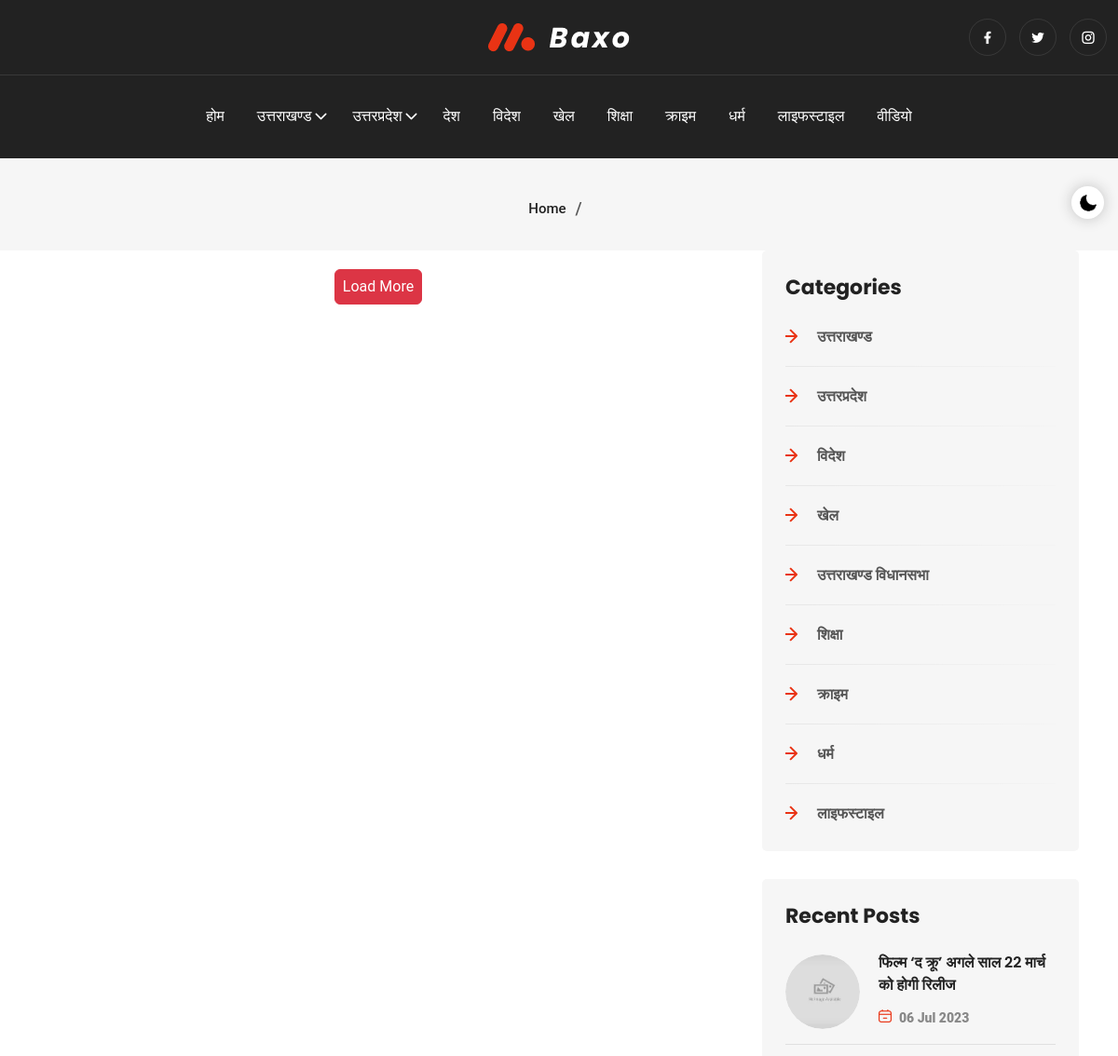
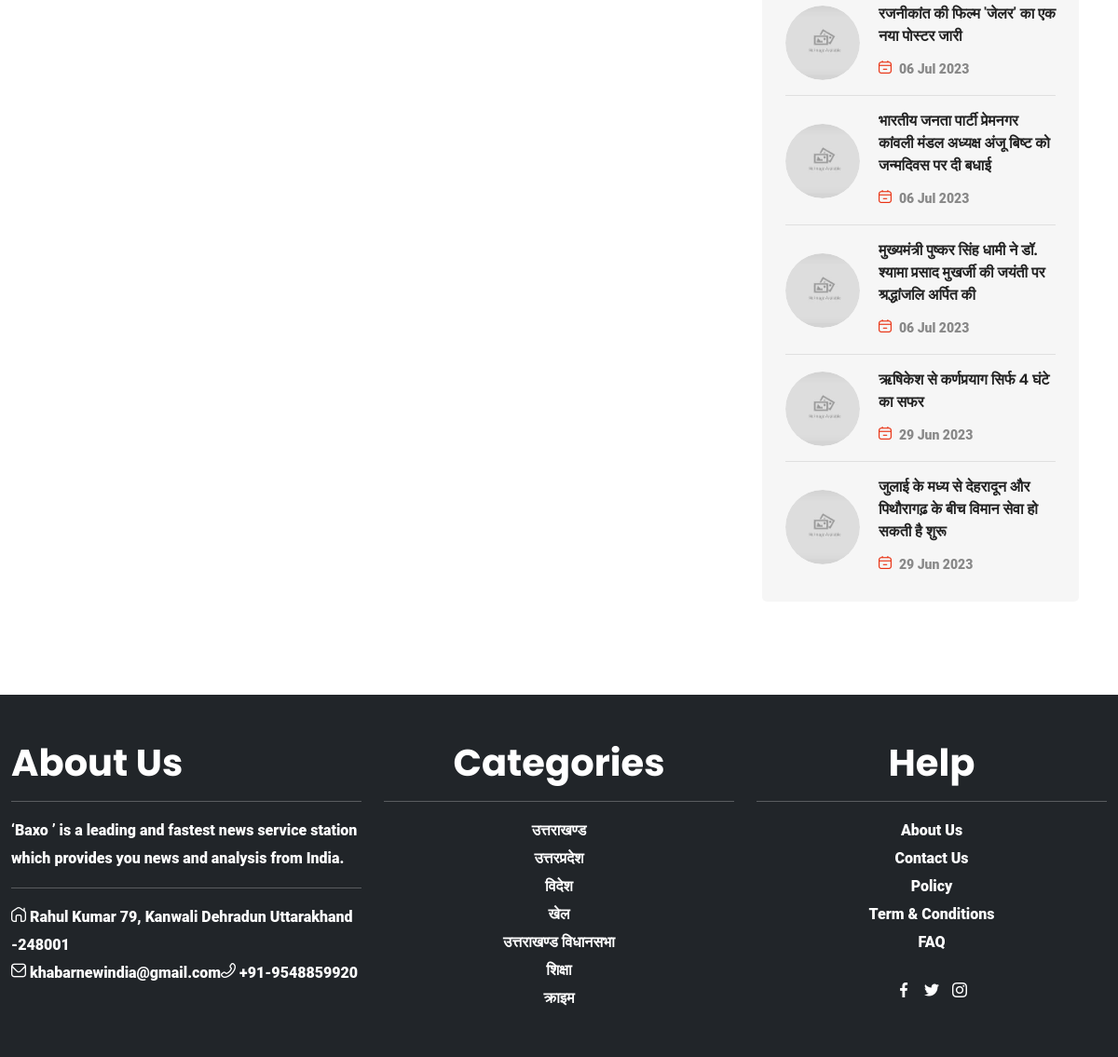
Page /section- on the committed database (2 pictures, top to bottom).
### tables this page shows
CREATE TABLE `khabarnewindia_category` (
  `id` int(11) NOT NULL,
  `name` varchar(200) NOT NULL,
  `status` int(11) NOT NULL,
  `created` datetime NOT NULL DEFAULT '0000-00-00 00:00:00',
  `modified` timestamp NOT NULL DEFAULT current_timestamp()
);

CREATE TABLE `khabarnewindia_post_records` (
  `id` int(11) NOT NULL,
  `category_id` varchar(200) NOT NULL,
  `title` varchar(200) NOT NULL,
  `slug_title` varchar(300) NOT NULL,
  `tag_line` varchar(300) NOT NULL,
  `description` text NOT NULL,
  `author` varchar(100) NOT NULL,
  `post_image` varchar(100) NOT NULL,
  `video_link` varchar(500) NOT NULL,
  `news_type` varchar(50) NOT NULL,
  `created_on` date NOT NULL,
  `status` int(11) NOT NULL,
  `is_enabled` enum('Y','N') NOT NULL DEFAULT 'Y',
  `is_deleted` enum('Y','N') NOT NULL DEFAULT 'N',
  `created` datetime NOT NULL,
  `modified` timestamp NOT NULL DEFAULT current_timestamp()
);

### models/common_db.php (called while the page is built, shortened)
<?php
function category_listing($db)
{
    $selectQuery=$db->query("select id,name from khabarnewindia_category where status=1 order by id asc");
    $selectQuery->execute();
    $resultArray=$selectQuery->fetchall(\PDO::FETCH_ASSOC);
    return $resultArray;
}
function slider_content($db)
{
    $sel_slider_post=$db->query("select khabarnewindia_post_records.id,khabarnewindia_post_records.title,khabarnewindia_post_records.description,khabarnewindia_post_records.slug_title,khabarnewindia_post_records.author,khabarnewindia_post_records.post_image,khabarnewindia_post_records.created_on, GROUP_CONCAT(khabarnewindia_post_category.category_id SEPARATOR ', ') as category_data from khabarnewindia_post_records,khabarnewindia_post_category where khabarnewindia_post_records.id=khabarnewindia_post_category.post_id and khabarnewindia_post_records.news_type='Text News' and khabarnewindia_post_records.status=1 and khabarnewindia_post_records.is_enabled='Y' and khabarnewindia_post_records.is_deleted='N' GROUP BY khabarnewindia_post_category.post_id  order by khabarnewindia_post_records.id desc limit 20");
    $slider_post_data_arry=$sel_slider_post->fetchAll(\PDO::FETCH_ASSOC);
    return $slider_post_data_arry;
}
?>

### includes/sidebar_recent_posts.php (the view, shortened to what this page needs)
<div class="sidebar-widget">
<h3 class="sidebar-widget-title">Recent Posts</h3>
<div class="pp-post-wrap">
    <?php
    $count=1;
    if(count($sliderContent)>0)
    {
        foreach($sliderContent as $key=>$value)
        {
            $catImg=$value['post_image'];
            $catTitle=strip_tags($value['title']);
            $catDate=date("d M Y",strtotime($value['created_on']));
            $catId=base64_encode($value['id']);
            if($count>0 && $count<=6)
            {
    ?>
                <div class="news-card-one">
                    <div class="news-card-img">
                        <img src="post_images/<?=$catImg?>" alt="Image">
                    </div>
                    <div class="news-card-info">
                        <h3><a href="details-<?=$catId?>"><?=$catTitle?></a></h3>
                        <ul class="news-metainfo list-style">
                            <li><i class="fi fi-rr-calendar-minus"></i><a href="news-by-date.html"><?=$catDate?></a></li>
                        </ul>
                    </div>
                </div>
    <?php
            }
            $count++;
        }
    }
    ?>
</div>
</div>

### includes/header.php (shortened to what this page needs)
<?php
$pdoConnect=new connect_pdo();
$db=$pdoConnect->connectToDB();
require_once("./models/common_db.php");
$categoryList=category_listing($db);
?>
<!DOCTYPE html>
<html lang="zxx">
<head>
    <link rel="stylesheet" href="assets/css/bootstrap.min.css">
    <link rel="stylesheet" href="assets/css/remixicon.css">
    <link rel="stylesheet" href="assets/css/uicons-regular-rounded.css">
    <link rel="stylesheet" href="assets/css/flaticon_baxo.css">
    <link rel="stylesheet" href="assets/css/swiper.bundle.min.css">
    <link rel="stylesheet" href="assets/css/aos.css">
    <link rel="stylesheet" href="assets/css/header.css">
    <link rel="stylesheet" href="assets/css/style.css">
    <link rel="stylesheet" href="assets/css/footer.css">
    <link rel="stylesheet" href="assets/css/responsive.css">
    <link rel="stylesheet" href="assets/css/dark-theme.css">
</head>
<body>
    <div class="switch-theme-mode">
        <label id="switch" class="switch">
            <span class="slider round"></span>
        </label>
    </div>
    <div class="navbar-area header-one" id="navbar">
        <div class="header-top">
            <div class="container-fluid">
                <div class="row align-items-center justify-content-end ">
                    <div class="col-lg-4 col-md-6 md-none offset-lg-4">
                        <a class="navbar-brand" href="index.php">
                            <img class="logo-light" src="assets/img/logo-white.webp" alt="logo">
                        </a>
                    </div>
                    <div class="col-lg-4 col-md-6 col-7 pr-4">
                        <ul class="social-profile list-style ">
                            <li>
                                <a href="https://www.fb.com/" target="_blank">
                                    <i class="ri-facebook-fill"></i>
                                </a>
                            </li>
                            <li>
                                <a href="https://www.twitter.com/" target="_blank">
                                    <i class="ri-twitter-fill"></i>
                                </a>
                            </li>
                            <li><a href="https://www.instagram.com/" target="_blank">
                                <i class="ri-instagram-line"></i>
                                </a>
                            </li>
                        </ul>
                    </div>
                </div>
            </div>
        </div>
        <div class="container-fluid">
            <nav class="navbar navbar-expand-lg">
                <div class="collapse navbar-collapse">
                    <ul class="navbar-nav mx-auto">
                        <li class="nav-item">
                            <a href="index.php" class=" nav-link">
                                होम
                            </a>
                        </li>
                        <li class="nav-item">
                            <a class="nav-link dropdown-toggle" href="section-<?=base64_encode($categoryList[0]['id'])?>"><?=$categoryList[0]['name']?> </a>
                        </li>
                        <li class="nav-item">
                            <a class="nav-link dropdown-toggle" href="section-<?=base64_encode($categoryList[14]['id'])?>"><?=$categoryList[14]['name']?></a>
                        </li>
                        <li class="nav-item"><a class="nav-link" href="section-<?=base64_encode($categoryList[16]['id'])?>"><?=$categoryList[16]['name']?></a></li>
                        <li class="nav-item"><a class="nav-link" href="section-<?=base64_encode($categoryList[102]['id'])?>"><?=$categoryList[102]['name']?></a></li>
                        <li class="nav-item"><a class="nav-link" href="section-<?=base64_encode($categoryList[18]['id'])?>"><?=$categoryList[18]['name']?></a></li>
                        <li class="nav-item"><a class="nav-link" href="section-<?=base64_encode($categoryList[21]['id'])?>"><?=$categoryList[21]['name']?></a></li>
                        <li class="nav-item"><a class="nav-link" href="section-<?=base64_encode($categoryList[24]['id'])?>"><?=$categoryList[24]['name']?></a></li>
                        <li class="nav-item"><a class="nav-link" href="section-<?=base64_encode($categoryList[103]['id'])?>"><?=$categoryList[103]['name']?></a></li>
                        <li class="nav-item"><a class="nav-link" href="section-<?=base64_encode($categoryList[104]['id'])?>"><?=$categoryList[104]['name']?></a></li>
                        <li class="nav-item"><a href="video-news.php" class=" nav-link">वीडियो</a></li>
                    </ul>
                </div>
            </nav>
        </div>
    </div>
    <div class="responsive-navbar offcanvas offcanvas-end" data-bs-backdrop="static" tabindex="-1" id="navbarOffcanvas">
        <div class="offcanvas-body">
            <div class="accordion" id="navbarAccordion">
                <div class="accordion-item">
                    <b><b>
                </div>
            </div>
        </div>
    </div>

### includes/sidebar_categories.php
<div class="sidebar-widget">
                        <h3 class="sidebar-widget-title">Categories</h3>
                        <ul class="category-widget list-style">
                            <li><a href="section-<?=base64_encode($categoryList[0]['id'])?>"><img src="assets/img/icons/arrow-right.svg"
                                        alt="Image"><?=$categoryList[0]['name']?> </a></li>
                            <li><a href="section-<?=base64_encode($categoryList[14]['id'])?>"><img src="assets/img/icons/arrow-right.svg"
                                        alt="Image"><?=$categoryList[14]['name']?></a></li>
                            <li><a href="section-<?=base64_encode($categoryList[102]['id'])?>"><img src="assets/img/icons/arrow-right.svg"
                                        alt="Image"><?=$categoryList[102]['name']?></a></li>
                            <li><a href="section-<?=base64_encode($categoryList[18]['id'])?>"><img src="assets/img/icons/arrow-right.svg"
                                        alt="Image"><?=$categoryList[18]['name']?></a></li>
                            <li><a href="section-<?=base64_encode($categoryList[25]['id'])?>"><img src="assets/img/icons/arrow-right.svg"
                                        alt="Image"><?=$categoryList[25]['name']?></a></li>
                            <li><a href="section-<?=base64_encode($categoryList[21]['id'])?>"><img src="assets/img/icons/arrow-right.svg"
                                        alt="Image"><?=$categoryList[21]['name']?></a></li>
                            <li><a href="section-<?=base64_encode($categoryList[24]['id'])?>"><img src="assets/img/icons/arrow-right.svg"
                                        alt="Image"><?=$categoryList[24]['name']?></a></li>
                            <li><a href="section-<?=base64_encode($categoryList[103]['id'])?>"><img src="assets/img/icons/arrow-right.svg"
                                        alt="Image"><?=$categoryList[103]['name']?></a></li>
                            <li><a href="section-<?=base64_encode($categoryList[104]['id'])?>"><img src="assets/img/icons/arrow-right.svg"
                                        alt="Image"><?=$categoryList[104]['name']?></a></li>
                        </ul>
</div>

### includes/footer.php (shortened to what this page needs)
<div class="container-fluid bg-dark text-white  pt-5 pb-5">
<div class="row d-flex justify-content-center">
            <div class="col ">
                <div class="">
                    <div>
                        <h2 class="section-title text-white">About Us</h2>
                    </div>
                    <hr>
                    <div class="content my-2">
                        <p>‘Baxo ’ is a leading and fastest news service station which provides you news and analysis from India.</p>
                    </div>
                    <hr>
                    <ul class="nav my-2">
                        <li> <i class="fi fi-rr-house-chimney"></i> <span>Rahul Kumar</span>
                        <span>79, Kanwali Dehradun
                        Uttarakhand -248001</span> </li>
                        <li> <i class="fi fi-rr-envelope"></i> <a>khabarnewindia@gmail.com</a> </li>
                        <li> <i class="fi fi-rr-phone-flip"></i> <a href="tel:+123456789"><span class="text-white">+91-9548859920</span></a> </li>
                    </ul>
                </div>
            </div>
            <div class="col text-center">
                <div class="">
                    <div>
                        <h2 class="section-title text-white">Categories</h2>
                    </div>
                    <hr>
                    <ul class="list-style">
                        <li><a class="text-white" href="section-<?=base64_encode($categoryList[0]['id'])?>"><b><?=$categoryList[0]['name']?> </b></a></li>
                        <li><a class="text-white" href="section-<?=base64_encode($categoryList[14]['id'])?>"><b><?=$categoryList[14]['name']?></b></a></li>
                        <li><a class="text-white" href="section-<?=base64_encode($categoryList[102]['id'])?>"><b><?=$categoryList[102]['name']?></b></a></li>
                        <li><a class="text-white" href="section-<?=base64_encode($categoryList[18]['id'])?>"><b><?=$categoryList[18]['name']?></b></a></li>
                        <li><a class="text-white" href="section-<?=base64_encode($categoryList[25]['id'])?>"><b><?=$categoryList[25]['name']?></b></a></li>
                        <li><a class="text-white" href="section-<?=base64_encode($categoryList[21]['id'])?>"><b><?=$categoryList[21]['name']?></b></a></li>
                        <li><a class="text-white" href="section-<?=base64_encode($categoryList[24]['id'])?>"><b><?=$categoryList[24]['name']?></b></a></li>
                    </ul>
                </div>
            </div>
            <div class="col text-center">
                <div class="">
                    <div>
                        <h2 class="section-title text-white">Help</h2>
                    </div>
                    <hr>
                    <ul class="list-style ">
                        <li><a class="text-white" href="#">About Us</a></li>
                        <li><a class="text-white" href="#">Contact Us</a></li>
                        <li><a class="text-white" href="#">Policy</a></li>
                        <li><a class="text-white" href="#">Term & Conditions</a></li>
                        <li><a class="text-white" href="#">FAQ</a></li>
                        <li class="d-flex justify-content-center mt-4"><div class="col-lg-4 text-center ">
                    <ul class="social-profile list-style">
                        <li><a class="text-white" href="https://www.fb.com/" target="_blank"><i class="flaticon-facebook-1"></i></a></li>
                        <li><a class="text-white" href="https://www.twitter.com/" target="_blank"><i class="flaticon-twitter-1"></i></a>
                        </li>
                        <li><a class="text-white" href="https://www.instagram.com/" target="_blank"><i
                                    class="flaticon-instagram-2"></i></a></li>
                        </li>
                    </ul>
                </div>
                </div>
            </div>
</div>

### rows in the picture
khabarnewindia_category: name "उत्तराखण्ड"
khabarnewindia_category: name "उत्तरप्रदेश"
khabarnewindia_category: name "देश"
khabarnewindia_category: name "विदेश"
khabarnewindia_category: name "खेल"
khabarnewindia_category: name "शिक्षा"
khabarnewindia_category: name "क्राइम"
khabarnewindia_category: name "धर्म"
khabarnewindia_category: name "लाइफस्टाइल"
khabarnewindia_category: name "उत्तराखण्ड विधानसभा"
khabarnewindia_post_records: title "फिल्म ‘द क्रू’ अगले साल 22 मार्च को होगी रिलीज", created_on "06 Jul 2023"
khabarnewindia_post_records: title "रजनीकांत की फिल्म 'जेलर' का एक नया पोस्टर जारी", created_on "06 Jul 2023"
khabarnewindia_post_records: title "भारतीय जनता पार्टी प्रेमनगर कांवली मंडल अध्यक्ष अंजू बिष्ट को जन्मदिवस पर दी बधाई", created_on "06 Jul 2023"
khabarnewindia_post_records: title "मुख्यमंत्री पुष्कर सिंह धामी ने डॉ. श्यामा प्रसाद मुखर्जी की जयंती पर श्रद्धांजलि अर्पित की", created_on "06 Jul 2023"
khabarnewindia_post_records: title "ऋषिकेश से कर्णप्रयाग सिर्फ 4 घंटे का सफर", created_on "29 Jun 2023"
khabarnewindia_post_records: title "जुलाई के मध्य से देहरादून और पिथौरागढ़ के बीच विमान सेवा हो सकती है शुरू", created_on "29 Jun 2023"
